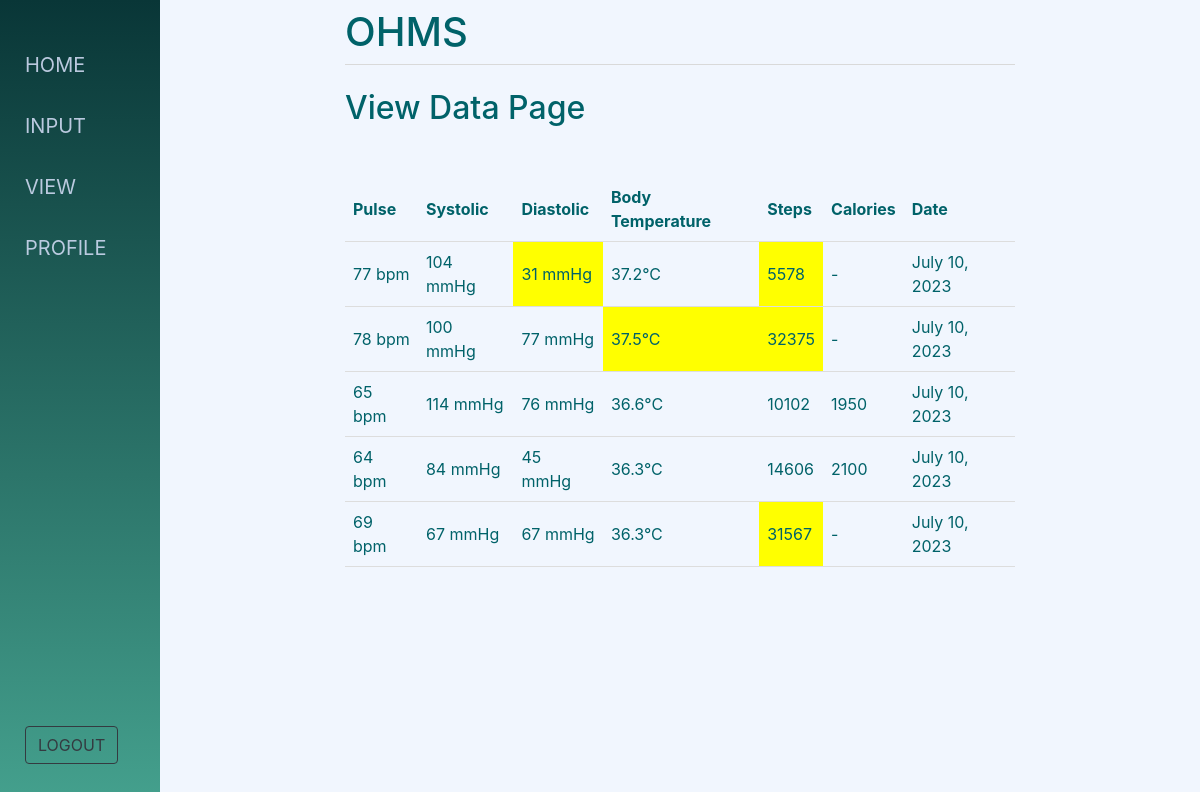
/patients/view/ (signed in), run on an earlier commit of the app's database.
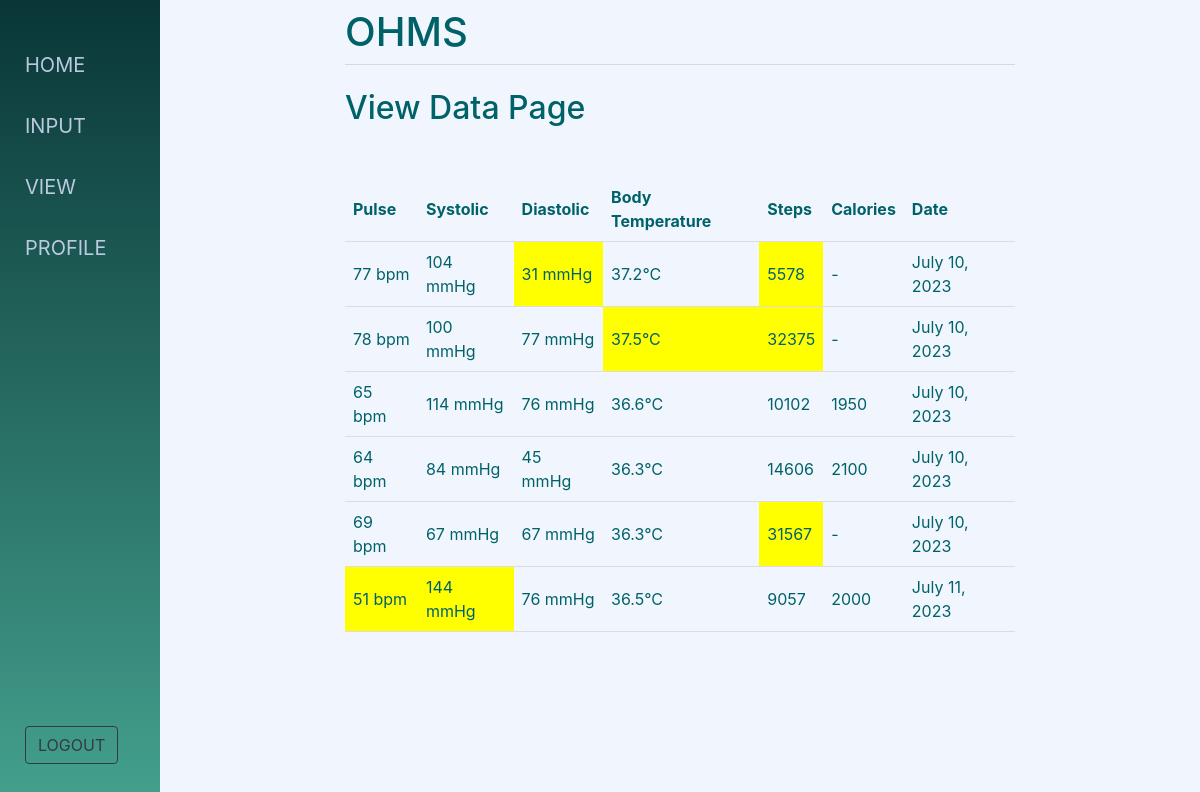
And on a later commit of the database.
### ohms_app/models.py (models this page shows)
class HealthMetric(models.Model):
    patient = models.ForeignKey(Patient, on_delete=models.CASCADE, related_name='metrics')
    pulse = models.IntegerField(null=True, default=80)
    systolic = models.IntegerField(null=True, default=120)
    diastolic = models.IntegerField(null=True, default=80)
    body_temperature = models.FloatField(null=True, default=37)
    steps = models.IntegerField(null=True, default=0)
    calories = models.IntegerField(null=True, default=0)
    date = models.DateField(auto_now_add=True)

### ohms_app/views.py (the view)
# urls.py: path('patients/view/', views.patient_view, name="view"),
def patient_view(request):
    patient = Patient.objects.get(user=request.user)
    health_metrics = HealthMetric.objects.filter(patient=patient)
    for m in health_metrics:
        m.pulse_in_range = isInRange(m.pulse, 60, 100)
        m.systolic_in_range = isInRange(m.systolic, 60, 120)
        m.diastolic_in_range = isInRange(m.diastolic, 40, 80)
        m.body_in_range = isInRange(m.body_temperature, 36.1, 37.2)
        m.steps_in_range = isInRange(m.steps, 7500, 25000)
        m.calories_in_range = isInRange(m.calories, 1750, 2700)
    return render(request, "ohms_app/patients/view.html", {'health_metrics': health_metrics})

### ohms_app/utils.py (called while the page is built)
def isInRange (field_value, min_value, max_value):
        if field_value >0:
            if field_value < min_value or field_value > max_value:
                return False
            return True
        return True

### ohms_app/templates/ohms_app/patients/view.html (shortened to what this page needs)
{% extends 'ohms_app/base.html' %}
{% block content %}
<h2>View Data Page</h2>
    <table style="margin-top: 50px;">
        <thead>
            <tr>
                <th>Pulse</th>
                <th>Systolic</th>
                <th>Diastolic</th>
                <th>Body Temperature</th>
                <th>Steps</th>
                <th>Calories</th>
                <th>Date</th>
            </tr>
        </thead>
        <tbody>
            {% for m in health_metrics %}
                <tr>
                    <td {% if not m.pulse_in_range %}class="highlight-y" {% endif %}>{% if m.pulse == 0 %}-{% else %}{{ m.pulse }} bpm{% endif %}</td>
                    <td {% if not m.systolic_in_range %}class="highlight-y" {% endif %}>{% if m.systolic == 0 %}-{% else %}{{ m.systolic }} mmHg{% endif %}</td>
                    <td {% if not m.diastolic_in_range %}class="highlight-y" {% endif %}>{% if m.diastolic == 0 %}-{% else %}{{ m.diastolic }} mmHg{% endif %}</td>
                    <td {% if not m.body_in_range %}class="highlight-y" {% endif %}>{% if m.body_temperature == 0 %}-{% else %}{{ m.body_temperature }}&deg;C{% endif %}</td>
                    <td {% if not m.steps_in_range %}class="highlight-y" {% endif %}>{% if m.steps == 0 %}-{% else %}{{ m.steps }}{% endif %}</td>
                    <td {% if not m.calories_in_range %}class="highlight-y" {% endif %}>{% if m.calories == 0 %}-{% else %}{{ m.calories }}{% endif %}</td>
                    <td>{{ m.date }}</td>
                </tr>
            {% endfor %}
        </tbody>
    </table>
{% endblock %}

What changed in the data, as far as the page shows it:
added HealthMetric: pulse "51", systolic "144", diastolic "76", body_temperature "36.5", steps "9057", calories "2000", date "July 11, 2023"
